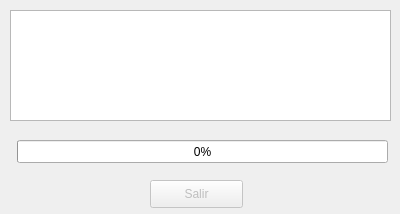
<?xml version="1.0" encoding="UTF-8"?>
<ui version="4.0">
 <class>uploadWindow</class>
 <widget class="QDialog" name="uploadWindow">
  <property name="geometry">
   <rect>
    <x>0</x>
    <y>0</y>
    <width>400</width>
    <height>214</height>
   </rect>
  </property>
  <property name="minimumSize">
   <size>
    <width>400</width>
    <height>214</height>
   </size>
  </property>
  <property name="maximumSize">
   <size>
    <width>400</width>
    <height>214</height>
   </size>
  </property>
  <property name="contextMenuPolicy">
   <enum>Qt::DefaultContextMenu</enum>
  </property>
  <property name="windowTitle">
   <string>Uploading</string>
  </property>
  <widget class="QProgressBar" name="barraProgreso">
   <property name="geometry">
    <rect>
     <x>17</x>
     <y>140</y>
     <width>371</width>
     <height>23</height>
    </rect>
   </property>
   <property name="value">
    <number>0</number>
   </property>
  </widget>
  <widget class="QPushButton" name="salirBoton">
   <property name="enabled">
    <bool>false</bool>
   </property>
   <property name="geometry">
    <rect>
     <x>150</x>
     <y>180</y>
     <width>93</width>
     <height>28</height>
    </rect>
   </property>
   <property name="text">
    <string>Salir</string>
   </property>
  </widget>
  <widget class="QListView" name="listaProgreso">
   <property name="geometry">
    <rect>
     <x>10</x>
     <y>10</y>
     <width>381</width>
     <height>111</height>
    </rect>
   </property>
   <property name="inputMethodHints">
    <set>Qt::ImhNone</set>
   </property>
   <property name="editTriggers">
    <set>QAbstractItemView::NoEditTriggers</set>
   </property>
  </widget>
 </widget>
 <resources/>
 <connections/>
</ui>
